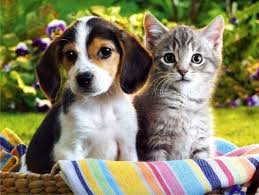
#> input picture picture/img 4.jpg, 259 x 195 px
$ python spaces.py
#> lines starting #> are read from the running program, lines starting #| are printed output that depends on the picture
import cv2 as cv
import matplotlib.pyplot as plt

img = cv.imread('picture/img 4.jpg')
#> img is the input picture: shape (195, 259, 3); mean B, G, R 100.7, 130.1, 133
cv.imshow('img', img)

# plt.imshow(img)
# plt.show()

# 1. BGR to greyscale

gray = cv.cvtColor(img, cv.COLOR_BGR2GRAY)
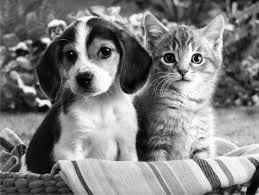
#> gray: shape (195, 259); min 0, max 255, mean 127.6
cv.imshow('Gray', gray)

# 2. BGR to HSV

hsv = cv.cvtColor(img, cv.COLOR_BGR2HSV)
#> hsv: shape (195, 259, 3); mean H, S, V 59.7, 105.1, 143.1
cv.imshow('HSV', hsv)


# 3. BGR to L*A*B

lab = cv.cvtColor(img, cv.COLOR_BGR2LAB)
#> lab: shape (195, 259, 3); mean of channels 0, 1, 2 135, 125.7, 143.7
cv.imshow('LAB', lab)

# 4. BGR to RGB

rgb = cv.cvtColor(img, cv.COLOR_BGR2RGB)
cv.imshow('RGB', rgb)

# plt.imshow(img)
# plt.show()

# HSV to BGR

bgr = cv.cvtColor(img, cv.COLOR_HSV2BGR)
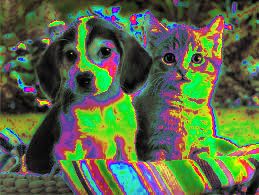
#> bgr: shape (195, 259, 3); mean B, G, R 70.5, 105, 90.2
cv.imshow('BGR', bgr)

lab_bgr = cv.cvtColor(lab, cv.COLOR_LAB2BGR)
cv.imshow('LAB --> BGR', lab_bgr)

cv.waitKey(0)

$ run again, with picture/img 1.jpg copied over picture/img 4.jpg
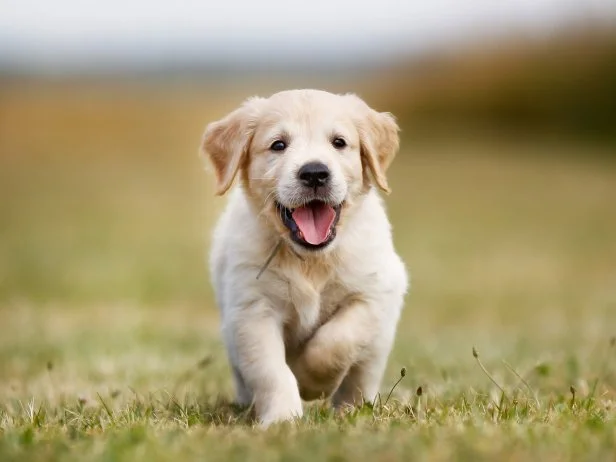
#> input picture picture/img 1.jpg, 616 x 462 px
#> img is the input picture: shape (462, 616, 3); mean B, G, R 114.9, 153.9, 166.9
#> `gray = cv.cvtColor(img, cv.COLOR_BGR2GRAY)`:
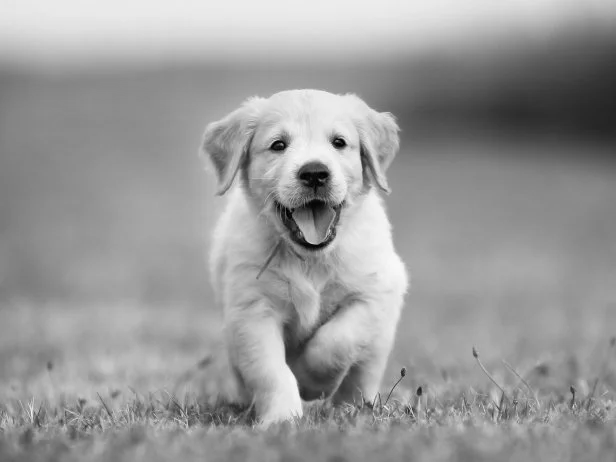
#> gray: shape (462, 616); min 0, max 248, mean 153.3
#> hsv: shape (462, 616, 3); mean H, S, V 33.1, 91.5, 167.9
#> lab: shape (462, 616, 3); mean of channels 0, 1, 2 162, 127.4, 150.5
#> `bgr = cv.cvtColor(img, cv.COLOR_HSV2BGR)`:
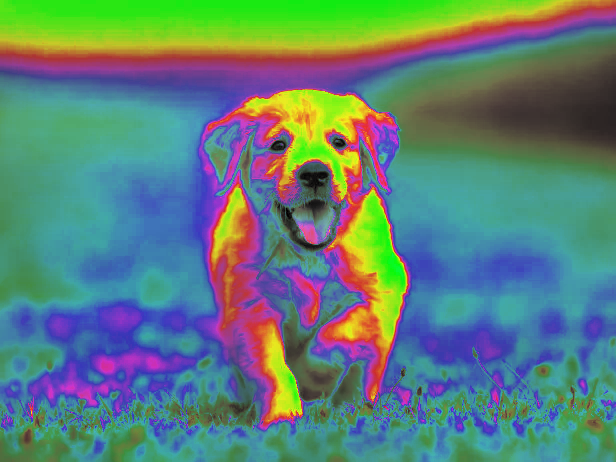
#> bgr: shape (462, 616, 3); mean B, G, R 120.3, 127.4, 94

$ run again, with picture/img 2.jpg copied over picture/img 4.jpg
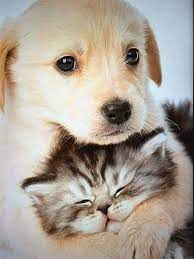
#> input picture picture/img 2.jpg, 194 x 259 px
#> img is the input picture: shape (259, 194, 3); mean B, G, R 148.5, 159.7, 169.8
#> `gray = cv.cvtColor(img, cv.COLOR_BGR2GRAY)`:
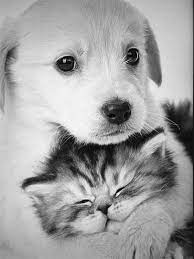
#> gray: shape (259, 194); min 0, max 253, mean 161.5
#> hsv: shape (259, 194, 3); mean H, S, V 36.1, 48.9, 173.4
#> lab: shape (259, 194, 3); mean of channels 0, 1, 2 167.4, 130.2, 135.5
#> `bgr = cv.cvtColor(img, cv.COLOR_HSV2BGR)`:
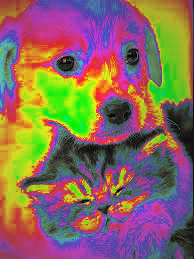
#> bgr: shape (259, 194, 3); mean B, G, R 92.7, 105.8, 135.9

$ run again, with picture/img 3.jpg copied over picture/img 4.jpg
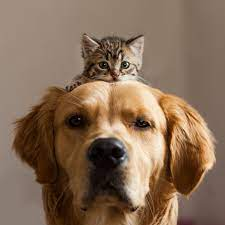
#> input picture picture/img 3.jpg, 225 x 225 px
#> img is the input picture: shape (225, 225, 3); mean B, G, R 86.9, 108.1, 133.3
#> `gray = cv.cvtColor(img, cv.COLOR_BGR2GRAY)`:
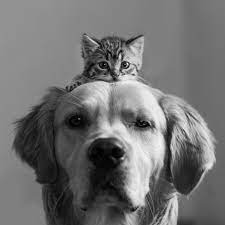
#> gray: shape (225, 225); min 0, max 252, mean 113.2
#> hsv: shape (225, 225, 3); mean H, S, V 15, 103.2, 133.4
#> lab: shape (225, 225, 3); mean of channels 0, 1, 2 119.6, 135.4, 143.7
#> `bgr = cv.cvtColor(img, cv.COLOR_HSV2BGR)`:
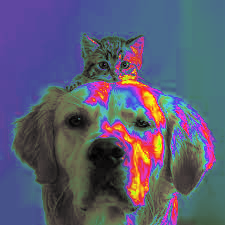
#> bgr: shape (225, 225, 3); mean B, G, R 114.1, 91.1, 90
